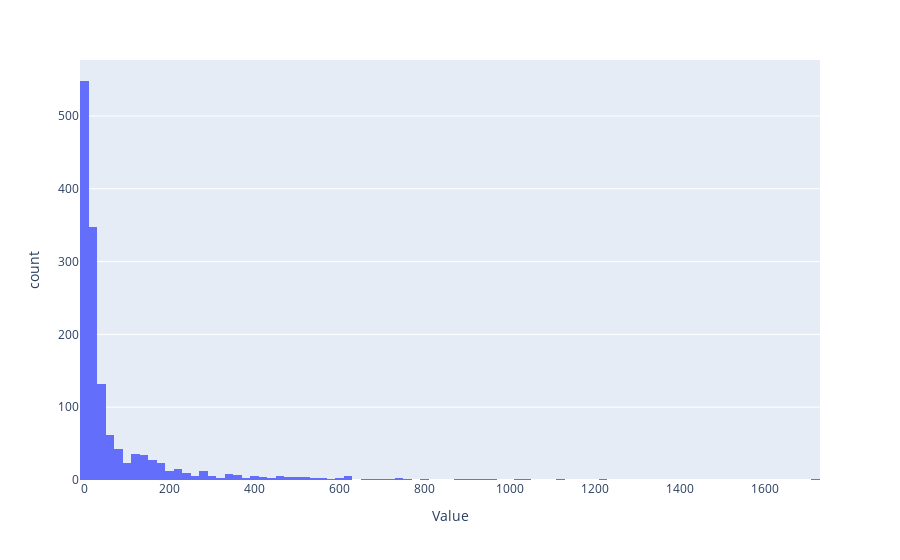

Source (notebook cell):
### Code cell
stmt = select(foodprint_2018)
stmt = stmt.where(foodprint_2018.columns.Metric.like('Kg%'))
cols = foodprint_2018.columns.keys()

fp_df = pd.DataFrame(connection.execute(stmt).fetchall(), columns= cols)
del fp_df['Id']

fp_df['Value'] = fp_df['Value'].map(lambda x: float(x))

fig = px.histogram(
    fp_df,
    x= "Value"
)
fig.show()

### Figure 1 — Plotly figure (JSON) as saved in the notebook; plotly's stock layout.template omitted (floating-point values rounded to 4 significant figures; data arrays with more than 128 entries replaced by an {"elided": "..."} marker saying what was removed)
{"data": [{"bingroup": "x", "hovertemplate": "Value=%{x}<br>count=%{y}<extra></extra>", "legendgroup": "", "marker": {"color": "#636efa", "pattern": {"shape": ""}}, "name": "", "orientation": "v", "showlegend": false, "type": "histogram", "x": {"elided": "1430 float values"}, "xaxis": "x", "yaxis": "y"}], "layout": {"barmode": "relative", "legend": {"tracegroupgap": 0}, "margin": {"t": 60}, "xaxis": {"anchor": "y", "domain": [0, 1], "title": {"text": "Value"}}, "yaxis": {"anchor": "x", "domain": [0, 1], "title": {"text": "count"}}}}
